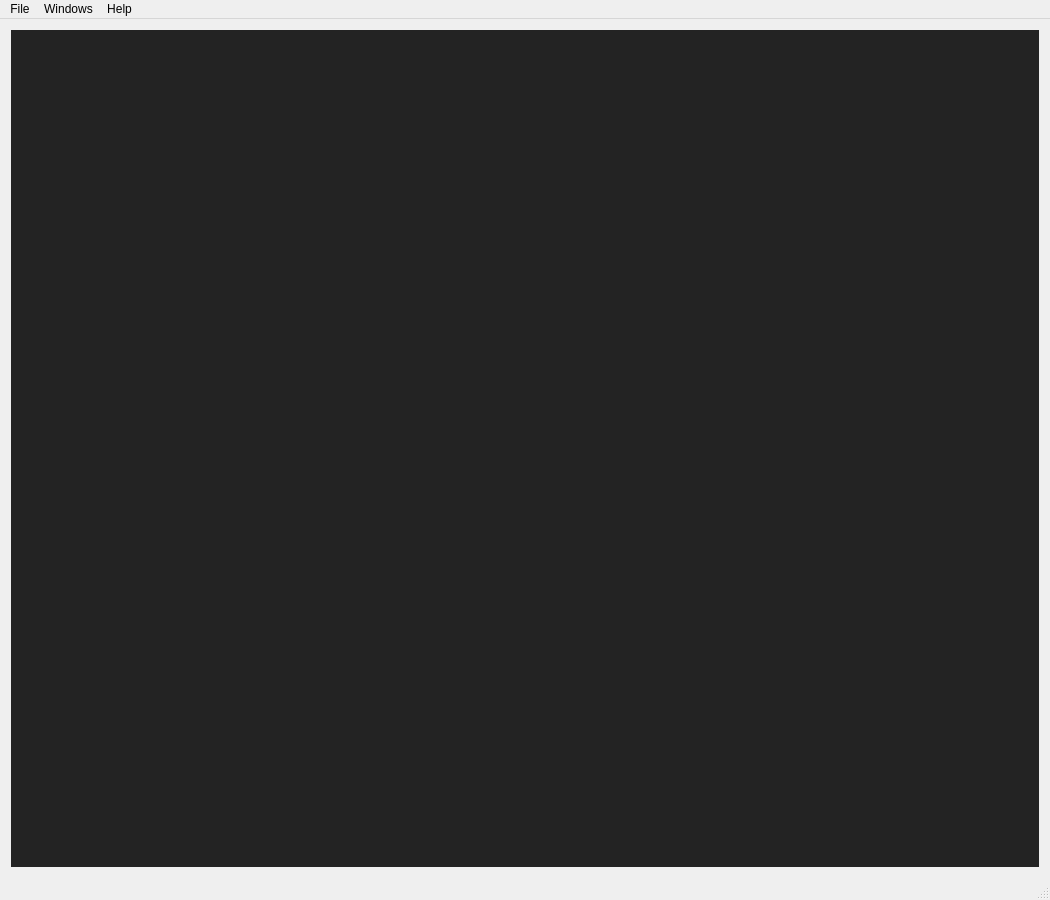
<?xml version="1.0" encoding="UTF-8"?>
<ui version="4.0">
 <class>MainWindow</class>
 <widget class="QMainWindow" name="MainWindow">
  <property name="geometry">
   <rect>
    <x>0</x>
    <y>0</y>
    <width>1050</width>
    <height>900</height>
   </rect>
  </property>
  <property name="windowTitle">
   <string>3D Model Viewer</string>
  </property>
  <property name="windowIcon">
   <iconset resource="ModelViewer.qrc">
    <normaloff>:/new/prefix1/res/logo.png</normaloff>:/new/prefix1/res/logo.png</iconset>
  </property>
  <widget class="QWidget" name="centralWidget">
   <layout class="QGridLayout" name="gridLayout">
    <item row="0" column="0">
     <widget class="QMdiArea" name="mdiArea">
      <property name="autoFillBackground">
       <bool>false</bool>
      </property>
      <property name="background">
       <brush brushstyle="SolidPattern">
        <color alpha="255">
         <red>35</red>
         <green>35</green>
         <blue>35</blue>
        </color>
       </brush>
      </property>
      <property name="activationOrder">
       <enum>QMdiArea::ActivationHistoryOrder</enum>
      </property>
      <property name="viewMode">
       <enum>QMdiArea::TabbedView</enum>
      </property>
      <property name="documentMode">
       <bool>true</bool>
      </property>
      <property name="tabsClosable">
       <bool>true</bool>
      </property>
      <property name="tabsMovable">
       <bool>true</bool>
      </property>
     </widget>
    </item>
   </layout>
  </widget>
  <widget class="QMenuBar" name="menuBar">
   <property name="geometry">
    <rect>
     <x>0</x>
     <y>0</y>
     <width>1050</width>
     <height>23</height>
    </rect>
   </property>
   <widget class="QMenu" name="menuFile">
    <property name="title">
     <string>File</string>
    </property>
    <addaction name="actionNew"/>
    <addaction name="actionExit"/>
   </widget>
   <widget class="QMenu" name="menuHelp">
    <property name="title">
     <string>Help</string>
    </property>
    <addaction name="actionAbout"/>
    <addaction name="actionAbout_Qt"/>
   </widget>
   <widget class="QMenu" name="menuWindows">
    <property name="title">
     <string>Windows</string>
    </property>
    <addaction name="actionCascade"/>
    <addaction name="actionTile"/>
    <addaction name="actionTile_Horizontally"/>
    <addaction name="actionTile_Vertically"/>
   </widget>
   <addaction name="menuFile"/>
   <addaction name="menuWindows"/>
   <addaction name="menuHelp"/>
  </widget>
  <widget class="QStatusBar" name="statusBar"/>
  <action name="actionExit">
   <property name="text">
    <string>Exit</string>
   </property>
  </action>
  <action name="actionAbout">
   <property name="text">
    <string>About</string>
   </property>
  </action>
  <action name="actionAbout_Qt">
   <property name="text">
    <string>About Qt</string>
   </property>
  </action>
  <action name="actionNew">
   <property name="text">
    <string>New</string>
   </property>
   <property name="shortcut">
    <string>Ctrl+N</string>
   </property>
  </action>
  <action name="actionTile_Horizontally">
   <property name="text">
    <string>Tile Horizontally</string>
   </property>
  </action>
  <action name="actionTile_Vertically">
   <property name="text">
    <string>Tile Vertically</string>
   </property>
  </action>
  <action name="actionCascade">
   <property name="text">
    <string>Cascade</string>
   </property>
  </action>
  <action name="actionTile">
   <property name="text">
    <string>Tile</string>
   </property>
  </action>
 </widget>
 <layoutdefault spacing="6" margin="11"/>
 <resources>
  <include location="ModelViewer.qrc"/>
 </resources>
 <connections/>
</ui>
